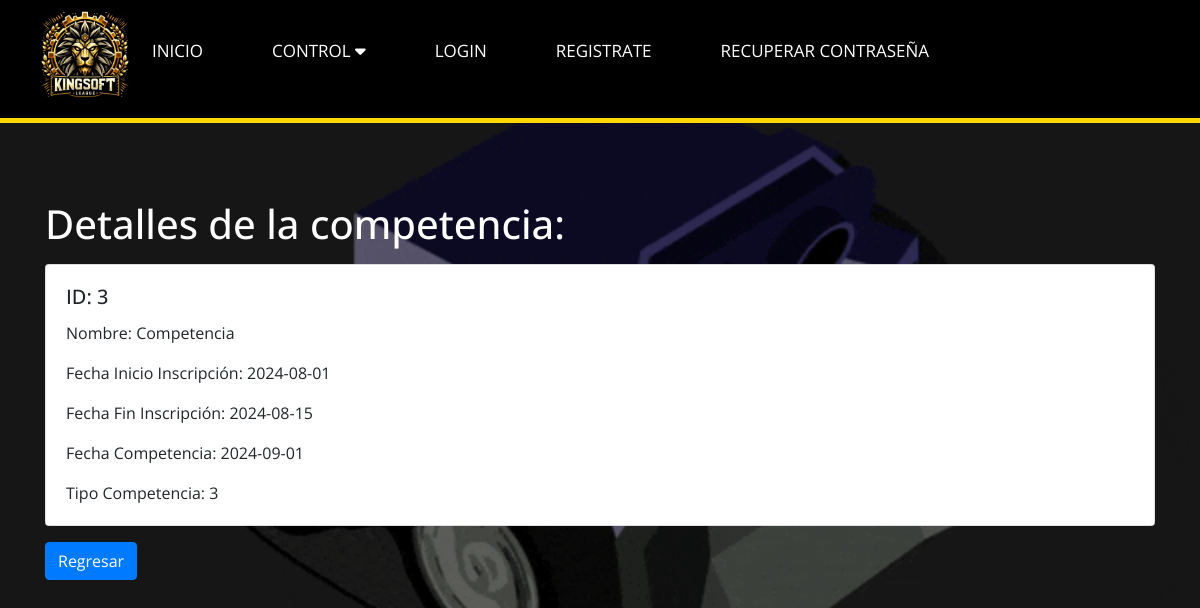
Page /Versión_1/Diseño/vercompetencia.php?id=3 on the earlier database version.
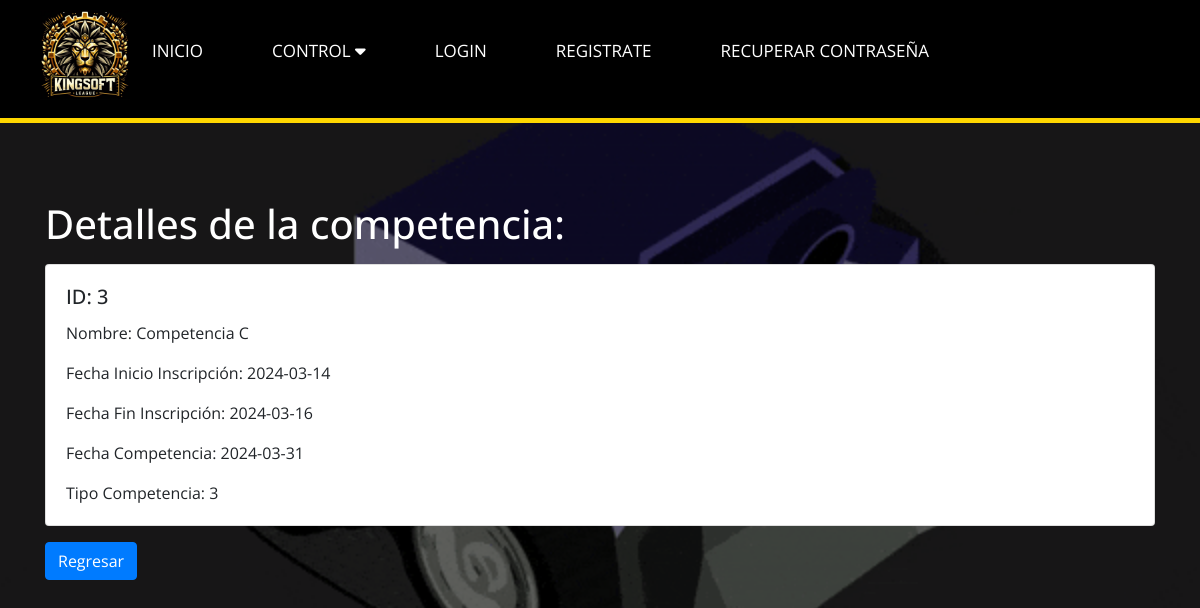
Same page on the later database version.
### tables this page shows
CREATE TABLE `competencia` (
  `id` int(11) NOT NULL,
  `nombre` varchar(100) DEFAULT NULL,
  `fecha_inicio_inscripcion` date DEFAULT NULL,
  `fecha_fin_inscripcion` date DEFAULT NULL,
  `fecha_compentencia` date DEFAULT NULL,
  `tipo_competencia` int(11) DEFAULT NULL
);

### Versión_1/Diseño/CompetenciaController.php (called while the page is built, shortened)
<?php
require_once 'CompetenciaModel.php';
class CompetenciaController {
    private $model;
    public function __construct($db) {
        $this->model = new CompetenciaModel($db);
    }
    public function getCompetenciaById($id) {
        return $this->model->getCompetenciaById($id);
    }
}
?>

### Versión_1/Diseño/CompetenciaModel.php (called while the page is built, shortened)
<?php
class CompetenciaModel {
    private $conn;
    public function __construct($db) {
        $this->conn = $db;
    }
    public function getCompetenciaById($id) {
        $query = "SELECT * FROM competencia WHERE id = ?";
        $stmt = $this->conn->prepare($query);
        $stmt->bindParam(1, $id);
        $stmt->execute();
        return $stmt->fetch(PDO::FETCH_ASSOC);
    }
}
?>

### Versión_1/Diseño/vercompetencia.php (the view, shortened to what this page needs)
<!DOCTYPE html>
<html lang="en">
<head>
    <link rel="stylesheet" href="https://stackpath.bootstrapcdn.com/bootstrap/4.5.2/css/bootstrap.min.css">
</head>
<body>
<?php
    include 'navegador.php'
    ?>
    <div class="container">
        <?php
        require_once 'CompetenciaController.php';
        $db = new PDO('mysql:host=localhost;dbname=datosks', 'root', '');
        $controller = new CompetenciaController($db);
        if(isset($_GET['id'])) {
            $id = $_GET['id'];
            $competencia = $controller->getCompetenciaById($id);
            echo "<h1 class='mt-3'>Detalles de la competencia:</h1>";
            if ($competencia) {
                echo "<div class='card mt-3'>";
                echo "<div class='card-body'>";
                echo "<h5 class='card-title'>ID: " . $competencia['id'] . "</h5>";
                echo "<p class='card-text'>Nombre: " . $competencia['nombre'] . "</p>";
                echo "<p class='card-text'>Fecha Inicio Inscripción: " . $competencia['fecha_inicio_inscripcion'] . "</p>";
                echo "<p class='card-text'>Fecha Fin Inscripción: " . $competencia['fecha_fin_inscripcion'] . "</p>";
                echo "<p class='card-text'>Fecha Competencia: " . $competencia['fecha_compentencia'] . "</p>";
                echo "<p class='card-text'>Tipo Competencia: " . $competencia['tipo_competencia'] . "</p>";
                echo "</div>";
                echo "</div>";
            } else {
                echo "<div class='alert alert-danger mt-3' role='alert'>Competencia no encontrada.</div>";
            }
        } else {
            echo "<div class='alert alert-warning mt-3' role='alert'>ID de competencia no proporcionado.</div>";
        }
        ?>
        <a href="competenciaView.php" class="btn btn-primary mt-3">Regresar</a>
    </div>
</body>
</html>

Differences in the rows shown:
changed competencia id 3: nombre "Competencia" → "Competencia C"; fecha_inicio_inscripcion "2024-08-01" → "2024-03-14"; fecha_fin_inscripcion "2024-08-15" → "2024-03-16"; fecha_compentencia "2024-09-01" → "2024-03-31"
